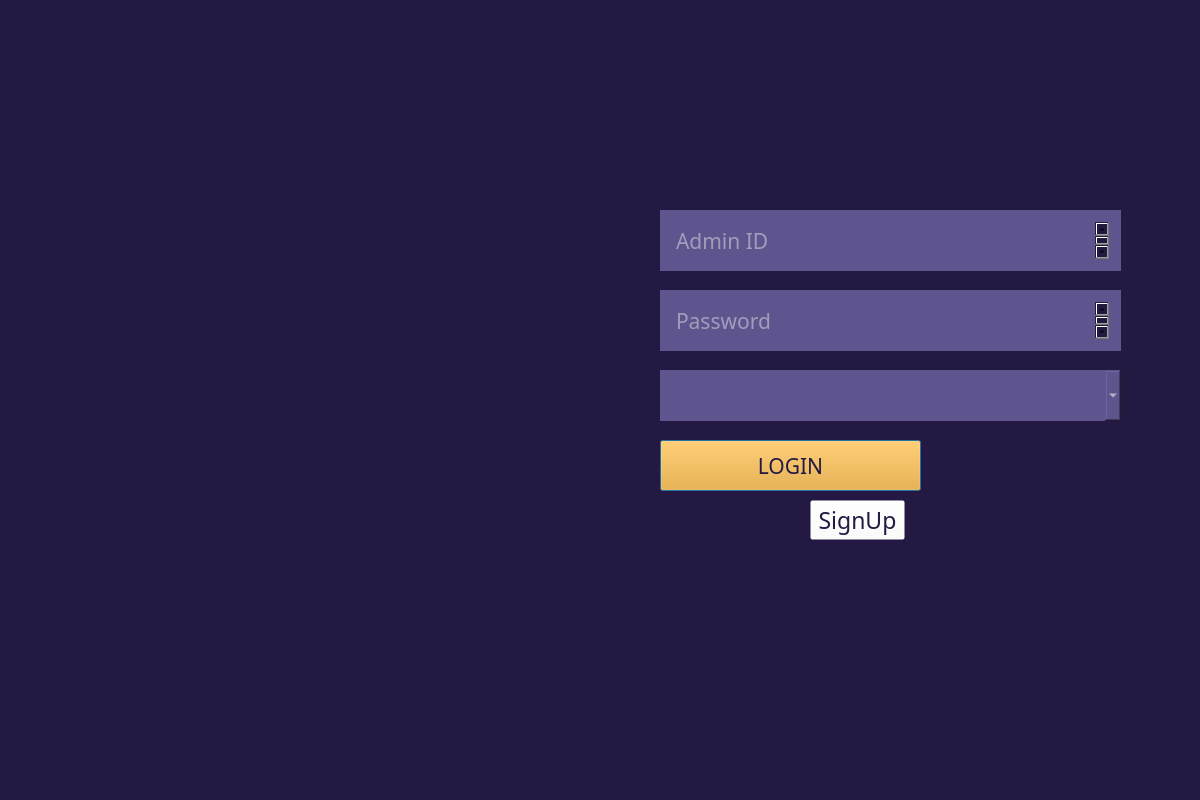
<?xml version="1.0" encoding="UTF-8"?>
<ui version="4.0">
 <class>LoginScreen</class>
 <widget class="QDialog" name="LoginScreen">
  <property name="geometry">
   <rect>
    <x>0</x>
    <y>0</y>
    <width>1200</width>
    <height>800</height>
   </rect>
  </property>
  <property name="font">
   <font>
    <family>Montserrat</family>
   </font>
  </property>
  <property name="windowTitle">
   <string>Dialog</string>
  </property>
  <property name="styleSheet">
   <string notr="true">background-color: rgb(35, 25, 66);
image: url(pictures/login.jpg);
</string>
  </property>
  <widget class="QLabel" name="label_2">
   <property name="geometry">
    <rect>
     <x>650</x>
     <y>60</y>
     <width>187</width>
     <height>77</height>
    </rect>
   </property>
   <property name="font">
    <font>
     <family>Montserrat ExtraBold</family>
     <pointsize>42</pointsize>
    </font>
   </property>
   <property name="styleSheet">
    <string notr="true">background:None;
color: rgb(35, 25, 66);
image:None;
</string>
   </property>
   <property name="text">
    <string>LOGIN</string>
   </property>
   <property name="alignment">
    <set>Qt::AlignCenter</set>
   </property>
  </widget>
  <widget class="QLabel" name="label_3">
   <property name="geometry">
    <rect>
     <x>640</x>
     <y>130</y>
     <width>343</width>
     <height>44</height>
    </rect>
   </property>
   <property name="font">
    <font>
     <family>Montserrat Medium</family>
     <pointsize>22</pointsize>
    </font>
   </property>
   <property name="styleSheet">
    <string notr="true">background:None;
color: rgb(35, 25, 66);
image:None;
</string>
   </property>
   <property name="text">
    <string>Enter your Login Info</string>
   </property>
   <property name="alignment">
    <set>Qt::AlignCenter</set>
   </property>
  </widget>
  <widget class="QTextEdit" name="sid">
   <property name="geometry">
    <rect>
     <x>660</x>
     <y>210</y>
     <width>461</width>
     <height>61</height>
    </rect>
   </property>
   <property name="font">
    <font>
     <family>Montserrat</family>
     <pointsize>16</pointsize>
     <weight>50</weight>
     <italic>false</italic>
     <bold>false</bold>
    </font>
   </property>
   <property name="styleSheet">
    <string notr="true">background-color: rgb(94, 84, 142);
border: None;
padding:12px;
color: rgb(229, 229, 229);
font: 16pt &quot;Montserrat&quot;;</string>
   </property>
   <property name="placeholderText">
    <string>Admin ID</string>
   </property>
  </widget>
  <widget class="QTextEdit" name="pas">
   <property name="geometry">
    <rect>
     <x>660</x>
     <y>290</y>
     <width>461</width>
     <height>61</height>
    </rect>
   </property>
   <property name="font">
    <font>
     <family>Montserrat</family>
     <pointsize>16</pointsize>
     <weight>50</weight>
     <italic>false</italic>
     <bold>false</bold>
    </font>
   </property>
   <property name="styleSheet">
    <string notr="true">background-color: rgb(94, 84, 142);
border: None;
padding:12px;
color: rgb(229, 229, 229);
font: 16pt &quot;Montserrat&quot;;</string>
   </property>
   <property name="placeholderText">
    <string>Password</string>
   </property>
  </widget>
  <widget class="QPushButton" name="login">
   <property name="geometry">
    <rect>
     <x>660</x>
     <y>440</y>
     <width>261</width>
     <height>51</height>
    </rect>
   </property>
   <property name="font">
    <font>
     <family>Montserrat SemiBold</family>
     <pointsize>16</pointsize>
    </font>
   </property>
   <property name="styleSheet">
    <string notr="true"> background-color: rgb(252, 163, 17);
color: rgb(35, 25, 66);
image: None;</string>
   </property>
   <property name="text">
    <string>LOGIN</string>
   </property>
  </widget>
  <widget class="QComboBox" name="type">
   <property name="geometry">
    <rect>
     <x>660</x>
     <y>370</y>
     <width>461</width>
     <height>51</height>
    </rect>
   </property>
   <property name="styleSheet">
    <string notr="true">background-color: rgb(94, 84, 142);
border: None;
padding:12px;
color: rgb(229, 229, 229);
font: 16pt &quot;Montserrat&quot;;
Image: None;</string>
   </property>
  </widget>
  <widget class="QLabel" name="label_4">
   <property name="geometry">
    <rect>
     <x>660</x>
     <y>510</y>
     <width>146</width>
     <height>26</height>
    </rect>
   </property>
   <property name="font">
    <font>
     <family>Montserrat Medium</family>
     <pointsize>14</pointsize>
    </font>
   </property>
   <property name="styleSheet">
    <string notr="true">background:None;
color: rgb(35, 25, 66);
image:None;
</string>
   </property>
   <property name="text">
    <string>Not a Student?</string>
   </property>
   <property name="alignment">
    <set>Qt::AlignJustify|Qt::AlignVCenter</set>
   </property>
  </widget>
  <widget class="QPushButton" name="signup">
   <property name="geometry">
    <rect>
     <x>810</x>
     <y>500</y>
     <width>95</width>
     <height>40</height>
    </rect>
   </property>
   <property name="font">
    <font>
     <family>Montserrat SemiBold</family>
     <pointsize>17</pointsize>
    </font>
   </property>
   <property name="styleSheet">
    <string notr="true">color: rgb(35, 25, 66);
background-color: rgba(255, 255, 255, 0);
image:None;
</string>
   </property>
   <property name="text">
    <string>SignUp</string>
   </property>
  </widget>
 </widget>
 <resources>
  <include location="../school Resource.qrc"/>
 </resources>
 <connections/>
</ui>
